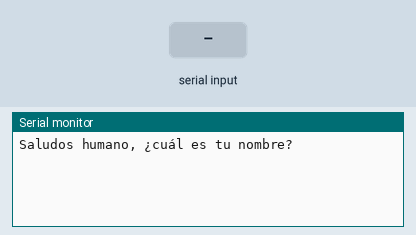
Simulated run of this sketch. Board: Arduino Uno, built with avr-gcc and run on an emulated ATmega328P. Parts: the last lines printed to the serial monitor. The inputs (shaded band) are chosen by the test bench.

Above: at 1.2 s.
1.3 s: "s" received over Serial
At 3.5 s:
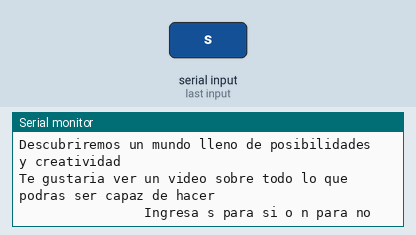
3.8 s: "n" received over Serial
At 5.1 s:
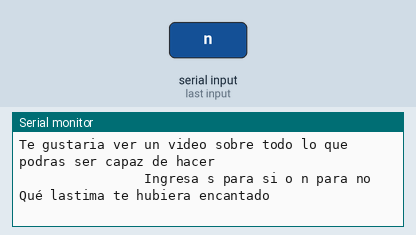

The sketch:

holaArduino.ino
```cpp
//Declaracion de variables
String nombre;
char juego;
char resp;

void setup() {
  // put your setup code here, to run once:
  Serial.begin(9600);
  while(!Serial){

  }

}

void loop() {
  // put your main code here, to run repeatedly:
  Serial.println("Saludos humano, ¿cuál es tu nombre?");
  while(Serial.available() == 0){

  }
  nombre = Serial.readString();
  Serial.print("Hola ");
  Serial.println(nombre);
  Serial.println("Soy HRN88 el sistema dentro de tu Arduino");
  Serial.println("por el momento no se realizar muchas cosas,");
  Serial.println("pero pronto podras programarme para realizar nuevas tareas:");
  Serial.println("controlar motores, leer sensores, desplegar informacion");
  Serial.println("incluso, puedo ser el sistema de control de tus robots.");
  Serial.println("Descubriremos un mundo lleno de posibilidades y creatividad");
  Serial.println();
  Serial.println("Te gustaria ver un video sobre todo lo que podras ser capaz de hacer");
  Serial.println("                Ingresa s para si o n para no");
  Serial.println();
  while(Serial.available() == 0){

  }
  resp = Serial.read();
  if(resp == 's'){
    Serial.println("      Genial, ingresa a esta direccion en tu navegador: ");
    Serial.println("         https://www.youtube.com/watch?v=eJg3yuAAawA");
  }
  else if(resp == 'n'){
    Serial.println("Qué lastima te hubiera encantado");
  }
  Serial.println();
  Serial.println();
  delay(10000);
  Serial.print("Por el momento me despido, espero que el video te haya motivado ");
  Serial.print(nombre);
  Serial.println("pronto nos veremos nuevamente, y recuerda estar al pendiente de las proximas publicaciones :)");
  Serial.println("Cerrando sesion");
  Serial.println("..........");
  while(1){}


}
```

Measured:
- after the input at 1.3 s, the serial monitor: prints a new line after 1.0 s (image 1)
- after the input at 3.8 s, the serial monitor: prints a new line at once (image 2)
